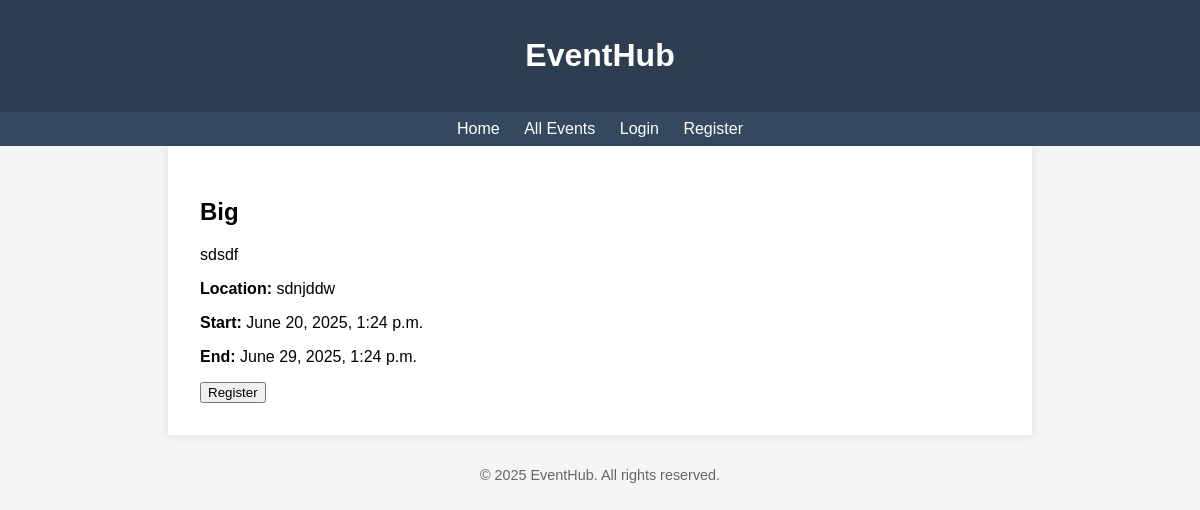
The app's page /events/1/ with its own data.
### event/models.py (models this page shows, shortened)
class Event(models.Model):
    title = models.CharField(max_length=200)
    description = models.TextField()
    location = models.CharField(max_length=200)
    start_time = models.DateTimeField()
    end_time = models.DateTimeField()
    created_by = models.ForeignKey(User, on_delete=models.CASCADE)

### event/views.py (the view)
# urls.py: path('events/<int:pk>/', EventDetailView.as_view(), name='event-detail'),
class EventDetailView(View):
    def get(self, request, pk):
        event = get_object_or_404(Event, pk=pk)
        return render(request, 'events/event_detail.html', {'event': event})

### templates/events/event_detail.html (shortened to what this page needs)
{% extends 'base.html' %}
{% block content %}
<h2>{{ event.title }}</h2>
<p>{{ event.description }}</p>
<p><strong>Location:</strong> {{ event.location }}</p>
<p><strong>Start:</strong> {{ event.start_time }}</p>
<p><strong>End:</strong> {{ event.end_time }}</p>
<form action="/events/register/" method="post">
    <button type="submit">Register</button>
</form>
{% endblock %}

### templates/base.html (style rules this page uses)
body { font-family: Arial, sans-serif; background: #f5f5f5; margin: 0; padding: 0; }

### records on screen
Event: title "Big", description "sdsdf", location "sdnjddw", start_time "June 20, 2025, 1:24 p.m.", end_time "June 29, 2025, 1:24 p.m."
